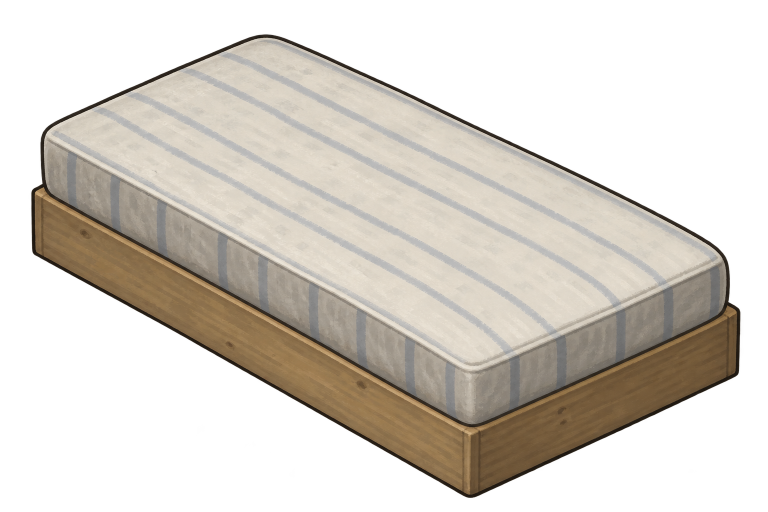
#> input picture tools-src/art/icons/icon_bed.png, 1536 x 1024 px (shown at 1/2 size); its folder holds only this picture in this run
$ python icons.py icons/icon_bed.png
#> lines starting #> are read from the running program, lines starting #| are printed output that depends on the picture
# Turns the generated RV furniture icons (tools-src/art/icons/icon_<piece>.png, see
# generate.ps1) into the mod's inventory icons: the background removed when the image
# has none, cropped to the object, padded square and scaled to 64 x 64.
#
#   python tools-src/art/icons.py <mod media folder>
import os
import sys
from collections import deque

from PIL import Image

HERE = os.path.dirname(os.path.abspath(__file__))
PIECES = ["bed", "dinette", "kitchen", "fridge", "cabinet", "wardrobe", "washroom", "heater", "shelf",
          "box", "busseat", "busseat2", "stretcher", "metalcase", "safe",
          "parcels", "medlocker", "medbench", "equipmentrack", "workbench"]
SIZE = 64


def remove_background(im):
    """Clears the background by flooding in from the border over pixels close to the
    border's colours (a plain backdrop, or the checkerboard some images fake)."""
    im = im.convert("RGBA")
#> im is the input picture: PIL image 1536x1024 RGBA; mean R, G, B, A 101.3, 93.7, 83.3, 126.4
    w, h = im.size
#> w = 1536; h = 1024
    px = im.load()
    border = [px[x, 0] for x in range(0, w, 7)] + [px[x, h - 1] for x in range(0, w, 7)]
#> border = 440 items, first 6: (1, 1, 1, 0), (0, 0, 0, 0), (0, 0, 0, 0), (0, 0, 0, 0), (0, 0, 0, 0), (0, 0, 0, 0)
    border += [px[0, y] for y in range(0, h, 7)] + [px[w - 1, y] for y in range(0, h, 7)]
#> border = 734 items, first 6: (1, 1, 1, 0), (0, 0, 0, 0), (0, 0, 0, 0), (0, 0, 0, 0), (0, 0, 0, 0), (0, 0, 0, 0)
    if sum(1 for c in border if c[3] < 20) > len(border) * 0.9:
        return im   # already transparent
    backdrop = []
    for c in border:
        if not any(abs(c[0] - b[0]) + abs(c[1] - b[1]) + abs(c[2] - b[2]) < 24 for b in backdrop):
            backdrop.append(c)
    backdrop = backdrop[:6]

    def is_backdrop(c):
        return any(abs(c[0] - b[0]) + abs(c[1] - b[1]) + abs(c[2] - b[2]) < 60 for b in backdrop)

    seen = bytearray(w * h)
    queue = deque()
    for x in range(w):
        queue.append((x, 0))
        queue.append((x, h - 1))
    for y in range(h):
        queue.append((0, y))
        queue.append((w - 1, y))
    while queue:
        x, y = queue.popleft()
        i = y * w + x
        if seen[i]:
            continue
        seen[i] = 1
        c = px[x, y]
        if not is_backdrop(c):
            continue
        px[x, y] = (c[0], c[1], c[2], 0)
        if x > 0: queue.append((x - 1, y))
        if x < w - 1: queue.append((x + 1, y))
        if y > 0: queue.append((x, y - 1))
        if y < h - 1: queue.append((x, y + 1))
    return im


def make_icon(src, dst):
    im = remove_background(Image.open(src))
    box = im.getchannel("A").point(lambda a: 255 if a > 24 else 0).getbbox()
#> box = (62, 68, 1481, 996)
    if box:
        im = im.crop(box)
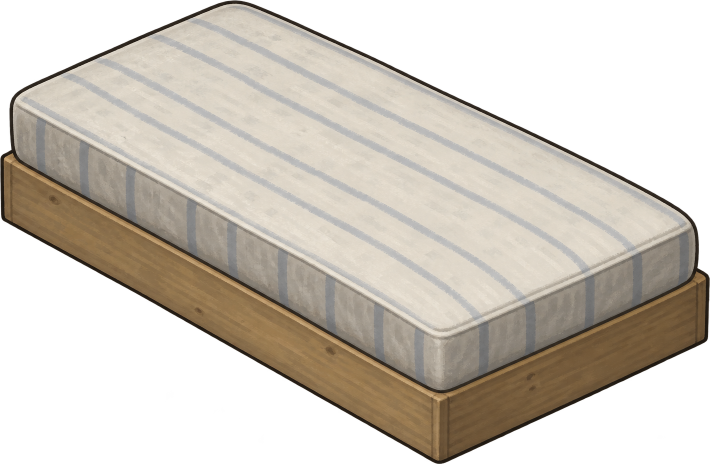
#> im: PIL image 1419x928 RGBA (shown at 1/2 size); mean R, G, B, A 116.7, 108.2, 96.5, 151; transparent parts drawn white
    side = int(max(im.size) * 1.06)
#> side = 1504
    square = Image.new("RGBA", (side, side), (0, 0, 0, 0))
#> square: PIL image 1504x1504 RGBA; every value is 0
    square.alpha_composite(im, ((side - im.width) // 2, (side - im.height) // 2))
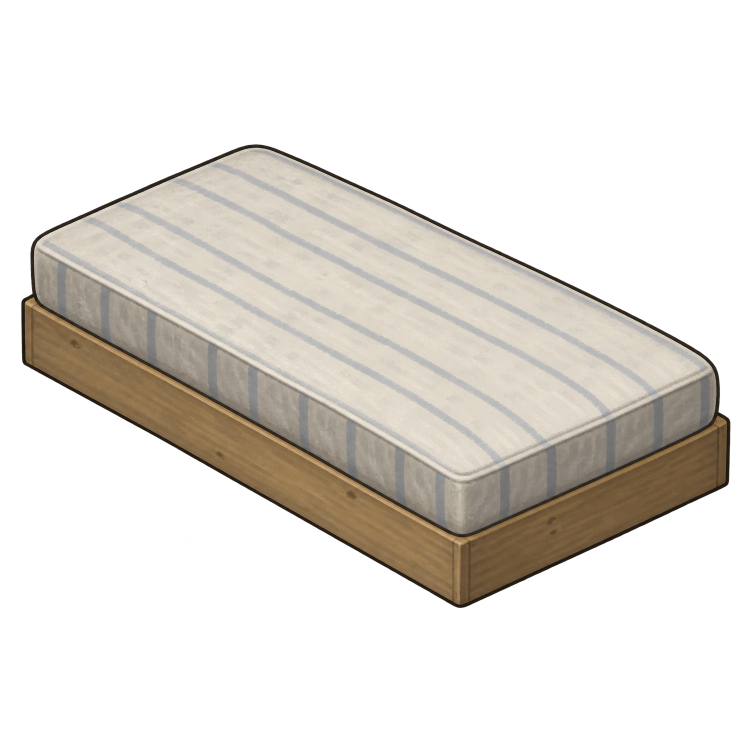
#> square: PIL image 1504x1504 RGBA (shown at 1/2 size); mean R, G, B, A 61.3, 57.2, 51.5, 87.9; transparent parts drawn white
    square = square.resize((SIZE, SIZE), Image.LANCZOS)
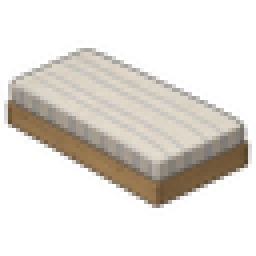
#> square: PIL image 64x64 RGBA (shown 4 times larger); mean R, G, B, A 65.3, 60.5, 54.4, 88; transparent parts drawn white
    square.save(dst)


def main():
    media = sys.argv[1]
    out_dir = os.path.join(media, "textures")
    made = 0
    pieces = sys.argv[2:] or PIECES
    assert all(piece in PIECES for piece in pieces), "Unknown furniture icon"
    for piece in pieces:
        src = os.path.join(HERE, "icons", "icon_%s.png" % piece)
        if os.path.exists(src):
            make_icon(src, os.path.join(out_dir, "Item_MELensRV_%s.png" % piece))
            made += 1
        else:
            print("no generated icon for", piece)
    print("ICONS", made)


main()
